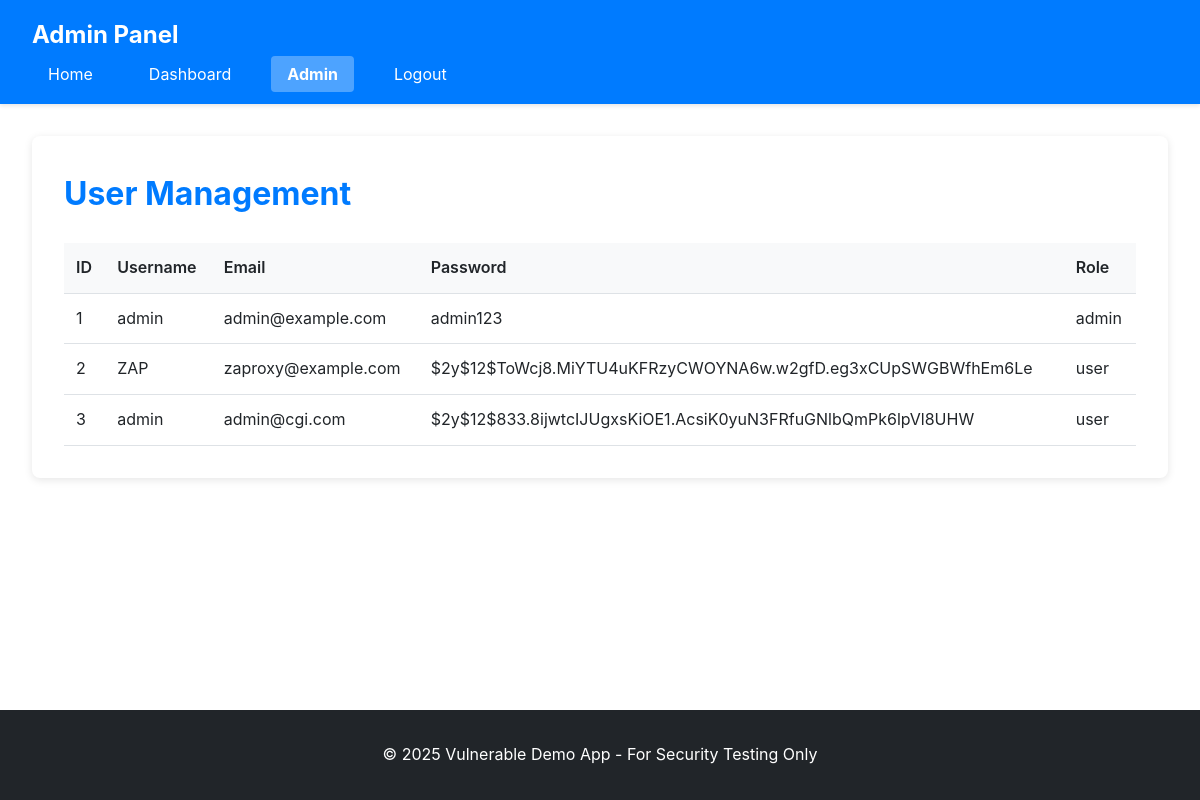
Screenshot of /pages/admin.php (signed in) with the database file from the repository.
### tables this page shows
CREATE TABLE users (
        id INTEGER PRIMARY KEY AUTOINCREMENT,
        username TEXT NOT NULL,
        password TEXT NOT NULL,
        email TEXT,
        role TEXT DEFAULT 'user',
        created_at DATETIME DEFAULT CURRENT_TIMESTAMP
    );

### pages/admin.php (the view, shortened to what this page needs)
<?php
$db = getDBConnection();
$users = $db->query("SELECT * FROM users")->fetchAll(PDO::FETCH_ASSOC);
?>
<!DOCTYPE html>
<html lang="en">
<head>
    <link rel="stylesheet" href="/vulnerable-app/assets/css/style.css">
</head>
<body>
    <header role="banner">
        <nav role="navigation" aria-label="Main navigation">
            <h1>Admin Panel</h1>
            <ul>
                <li><a href="/vulnerable-app/home">Home</a></li>
                <li><a href="/vulnerable-app/dashboard">Dashboard</a></li>
                <li><a href="/vulnerable-app/admin" aria-current="page">Admin</a></li>
                <li><a href="/vulnerable-app/logout">Logout</a></li>
            </ul>
        </nav>
    </header>
    <main role="main" id="main-content">
        <section aria-labelledby="admin-heading">
            <h2 id="admin-heading">User Management</h2>
            <table role="table" aria-label="User list">
                <thead>
                    <tr>
                        <th>ID</th>
                        <th>Username</th>
                        <th>Email</th>
                        <th>Password</th>
                        <th>Role</th>
                    </tr>
                </thead>
                <tbody>
                    <?php foreach ($users as $user): ?>
                        <tr>
                            <td><?php echo $user['id']; ?></td>
                            <td><?php echo $user['username']; ?></td>
                            <td><?php echo $user['email']; ?></td>
                            <td><?php echo $user['password']; ?></td>
                            <td><?php echo $user['role']; ?></td>
                        </tr>
                    <?php endforeach; ?>
                </tbody>
            </table>
        </section>
    </main>
    <footer role="contentinfo">
        <p>&copy; 2025 Vulnerable Demo App - For Security Testing Only</p>
    </footer>
</body>
</html>

### assets/css/style.css (style rules this page uses)
* { margin: 0; padding: 0; box-sizing: border-box; }
:root { --primary-color: #007bff; --secondary-color: #6c757d; --success-color: #28a745; --danger-color: #dc3545; --warning-color: #ffc107; --light-bg: #f8f9fa; --dark-text: #212529; --border-color: #dee2e6; }
body { font-family: -apple-system, BlinkMacSystemFont, 'Segoe UI', Roboto, 'Helvetica Neue', Arial, sans-serif; line-height: 1.6; color: var(--dark-text); background-color: #fff; min-height: 100vh; display: flex; flex-direction: column; }
header { background-color: var(--primary-color); color: white; padding: 1rem 2rem; box-shadow: 0 2px 4px rgba(0,0,0,0.1); }
header h1 { font-size: 1.5rem; margin-bottom: 0.5rem; }
nav ul { list-style: none; display: flex; flex-wrap: wrap; gap: 1.5rem; }
nav a { color: white; text-decoration: none; padding: 0.5rem 1rem; border-radius: 4px; transition: background-color 0.3s; }
nav a[aria-current="page"] { background-color: rgba(255, 255, 255, 0.3); font-weight: bold; }
main { flex: 1; max-width: 1200px; width: 100%; margin: 2rem auto; padding: 0 2rem; }
section { background: white; padding: 2rem; margin-bottom: 2rem; border-radius: 8px; box-shadow: 0 2px 8px rgba(0,0,0,0.1); }
h2 { color: var(--primary-color); margin-bottom: 1.5rem; font-size: 2rem; }
table { width: 100%; border-collapse: collapse; margin-top: 1rem; }
th, td { padding: 0.75rem; text-align: left; border-bottom: 1px solid var(--border-color); }
th { background-color: var(--light-bg); font-weight: 600; color: var(--dark-text); }
footer { background-color: var(--dark-text); color: white; text-align: center; padding: 2rem; margin-top: auto; }

### rows the page displays
users: id "1", username "admin", email "admin@example.com", password "admin123", role "admin"
users: id "2", username "ZAP", email "zaproxy@example.com", password "$2y$12$ToWcj8.MiYTU4uKFRzyCWOYNA6w.w2gfD.eg3xCUpSWGBWfhEm6Le", role "user"
users: id "3", username "admin", email "admin@cgi.com", password "$2y$12$833.8ijwtcIJUgxsKiOE1.AcsiK0yuN3FRfuGNlbQmPk6lpVl8UHW", role "user"
